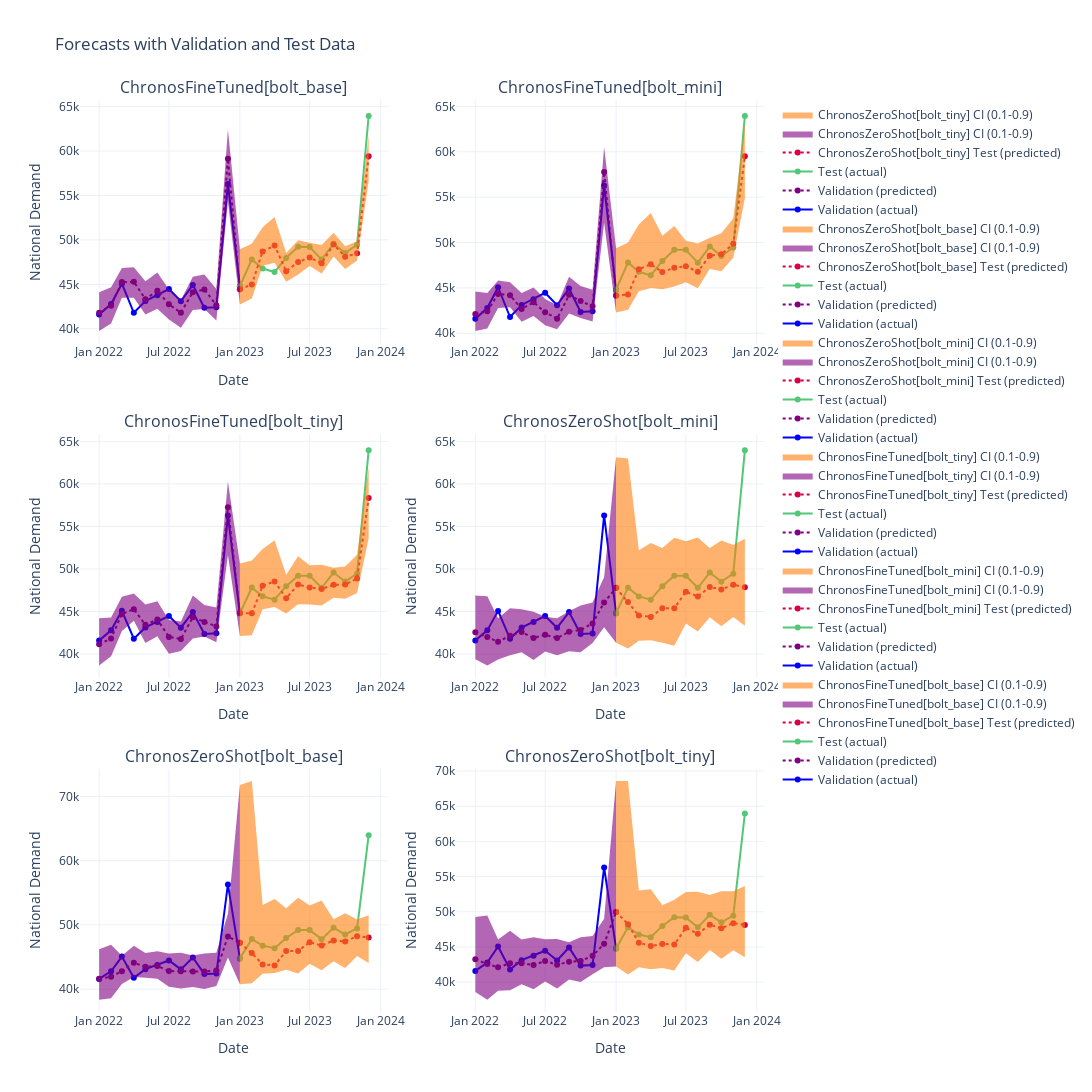

The cell this chart's notebook holds for it:
### Code cell
plot_forecasts_val_test(
        val_df=val_df_,
        test_df=test_df_,
        val_predictions=all_val_models_predictions_,
        test_predictions=all_test_models_predictions,
        height=height,
        width=width,
        item_id=item_id,
    )
